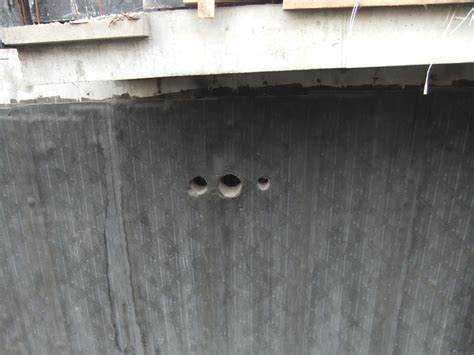
#> input picture img/image2.jpeg, 474 x 355 px
$ python hole.py
#> lines starting #> are read from the running program, lines starting #| are printed output that depends on the picture
import cv2
import numpy as np

# 读取图像
image = cv2.imread('../img/image2.jpeg', cv2.IMREAD_GRAYSCALE)
#> image: shape (355, 474); min 6, max 255, mean 120.4

# 如果图像读取失败，退出
if image is None:
    print("图像加载失败!")
    exit()

# 使用高斯模糊去噪
blurred = cv2.GaussianBlur(image, (5, 5), 0)
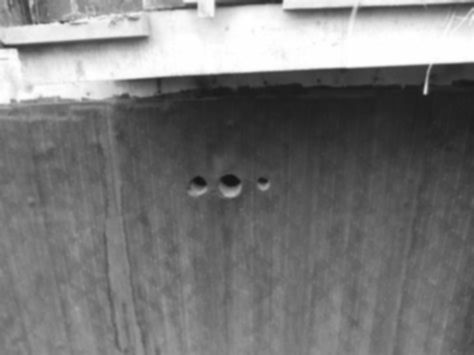
#> blurred: shape (355, 474); min 20, max 255, mean 120.4

# 使用Canny边缘检测
edges = cv2.Canny(blurred, 50, 150)
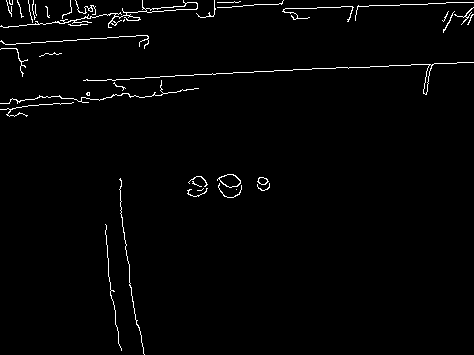
#> edges: shape (355, 474); 1.7% white in thin lines or dots
# 显示检测结果
# cv2.imshow("Detected Circles", edges)
# cv2.waitKey(0)
# cv2.destroyAllWindows()

# 霍夫圆变换检测圆形（这里假设孔的半径为2.5mm）
# 根据图像的分辨率调整半径的值，这里假设每个像素为0.4mm
radius_in_pixels = 5 / 0.4  # 5mm / 0.4mm/pixel ≈ 12.5像素

# 执行霍夫变换
# 当检测到的小孔不合适时，调整下面参数
circles = cv2.HoughCircles(
    edges,                          # 输入图像（通常是边缘图像，建议使用Canny边缘检测的结果）
    cv2.HOUGH_GRADIENT,            # 检测方法，目前OpenCV只实现了HOUGH_GRADIENT方法
    dp=1,                          # 累加器分辨率比率，dp=1时检测的精度最高，dp>1可以加快检测速度但精度降低
    minDist=10,                    # 检测到的圆心之间的最小距离（像素），防止在同一位置重复检测
    param1=60,                     # Canny边缘检测的高阈值，低阈值自动设为高阈值的一半
    param2=20,                     # 累加器阈值，值越小检测到的圆越多（可能包含误检），值越大检测到的圆越少但更准确
    minRadius=int(radius_in_pixels - 20),  # 检测圆的最小半径（像素）
    maxRadius=int(radius_in_pixels + 20)   # 检测圆的最大半径（像素）
)
#> circles = [[229.5, 184.5, 11.8], [61.5, 9.5, 14.5]]

# 检测到的圆
if circles is not None:
    circles = np.round(circles[0, :]).astype("int")
#> circles = [[230, 184, 12], [62, 10, 14]]
    for (x, y, r) in circles:
        # 绘制圆形
        cv2.circle(image, (x, y), r, (0, 255, 0), 2)
        # 绘制圆心
        cv2.circle(image, (x, y), 2, (0, 0, 255), -1)
        print(f"孔的中心坐标：({x}, {y}), 半径：{r}")
#> this loop made 2 passes
#| 孔的中心坐标：(230, 184), 半径：12
#| 孔的中心坐标：(62, 10), 半径：14
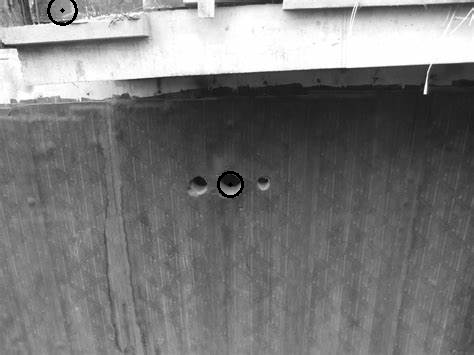
#> image: shape (355, 474); min 0, max 255, mean 120.1

    # 假设图像的像素单位与实际物理单位的比例是0.4mm/像素
    pixel_to_mm = 0.4  # 每个像素代表0.4mm

    # 将孔的坐标从像素单位转换为毫米
    for (x, y, r) in circles:
        x_mm = x * pixel_to_mm  # X坐标转换为毫米
        y_mm = y * pixel_to_mm  # Y坐标转换为毫米
        r_mm = r * pixel_to_mm  # 半径转换为毫米
        print(f"孔的物理坐标：({x_mm:.2f}mm, {y_mm:.2f}mm), 半径：{r_mm:.2f}mm")
#> this loop made 2 passes
#> (x, y, r, x_mm, y_mm, r_mm) on passes 1 to 2: (230, 184, 12, 92, 73.6, 4.8), (62, 10, 14, 24.8, 4, 5.6)
#| 孔的物理坐标：(92.00mm, 73.60mm), 半径：4.80mm
#| 孔的物理坐标：(24.80mm, 4.00mm), 半径：5.60mm

    # 显示检测结果
    cv2.imshow("Detected Circles", image)
    cv2.waitKey(0)
    cv2.destroyAllWindows()

else:
    print("未检测到孔")
